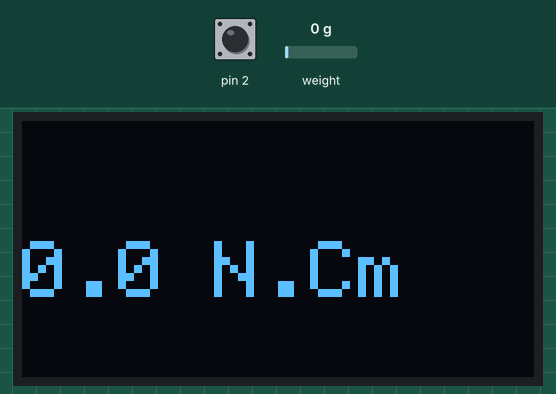
A sketch run on a simulated Arduino Uno, built with avr-gcc and run on an emulated ATmega328P. Shown: 128×64 one-colour display. Inputs (shaded band) come from the test bench; at power-on: weight on the scale 0 g, pin 2 HIGH. The display library's start-up logo is not drawn.

Above: at 4.7 s.
4.8 s: weight on the scale set to 100 g
At 4.89 s:
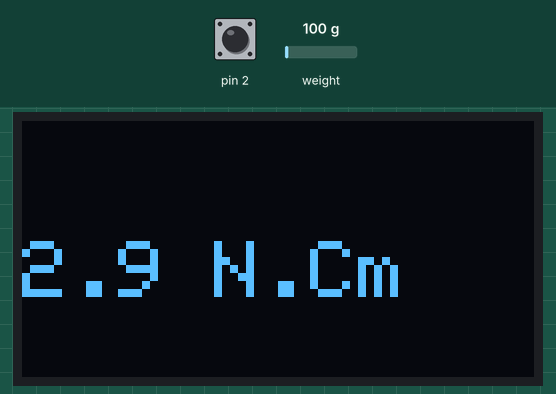
6.3 s: weight on the scale set to 1250 g
At 6.43 s:
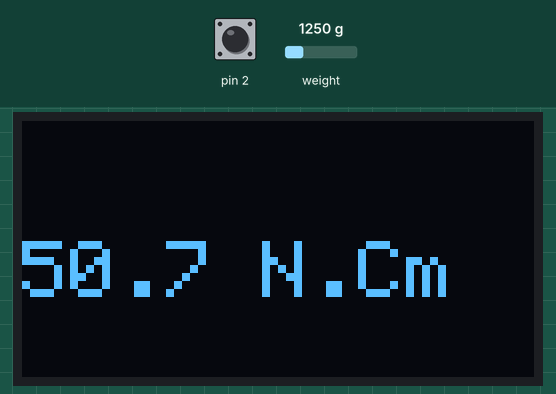
7.8 s: pin 2 pulled LOW for 0.15 s
At 9.09 s:
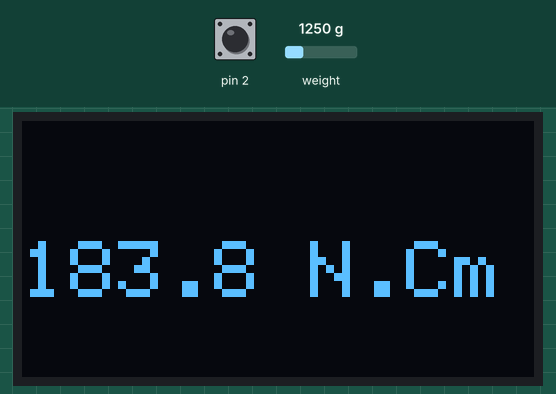
10.5 s: weight on the scale set to 2500 g
At 10.62 s:
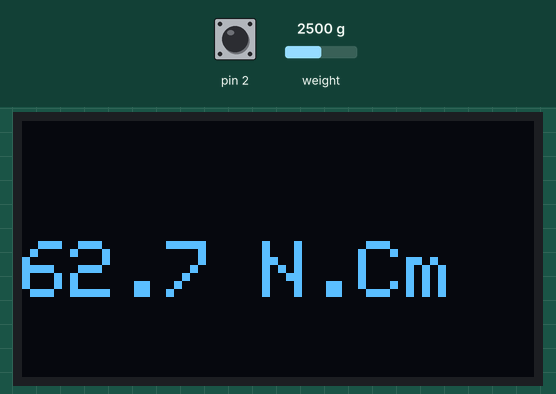
12.0 s: pin 2 pulled LOW for 1 s
At 13.29 s:
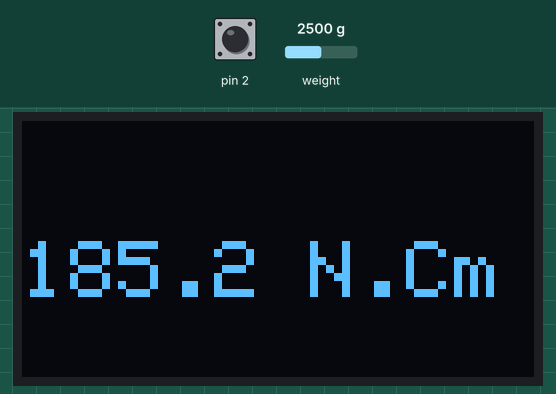

The sketch:

HX711SerialaVR.ino
```cpp
#include "HX711.h"
#include "Filter.h"
#include <Wire.h>
#include <Adafruit_SSD1306.h>
#include <Adafruit_GFX.h>

//Global Variables
int sensorPin = 0;          //pin number to use the ADC
long sensorValue = 0;        //initialization of sensor variable, equivalent to EMA Y
HX711 scale(A0, A1);    // parameter "gain" is ommited; the default value 128 is used by the library
float ip = 0;
float torque = 0;
ExponentialFilter<long> ADCFilter(15, 0);
#define OLED_ADDR   0x3C
Adafruit_SSD1306 display(-1);

void setup() {
  pinMode(2, INPUT_PULLUP);
  display.begin(SSD1306_SWITCHCAPVCC, OLED_ADDR);
  display.display();
  scale.read_average(25);
  scale.tare();
  display.clearDisplay();
}

void loop() {
  int grams = 0;
  float torque = 0;
  int state = digitalRead(2);
  if (state == LOW)
  {
    scale.tare();
  }

  sensorValue = scale.get_units(1);      //read the sensor value using ADC
  sensorValue = sensorValue / 219;

  ADCFilter.Filter(sensorValue);
  grams = ADCFilter.Current();

  if ((grams) > ((ip) + 2) || (grams) < ((ip) - 2) )
  {
    ip = grams;
  }
  torque = ((((ip * 5.7) / 1000) * 9.81) * 12) / 6.6;
  if (torque < 0)
    torque = 0;

  display.clearDisplay();
  display.setTextSize(2);
  display.setTextColor(WHITE);
  display.setCursor(0, 30);
  display.print(torque,1);
  display.print(" N.Cm");
  display.display();

}
```

Measured:
- after the input at 4.8 s, the display: changes at once (image 1)
